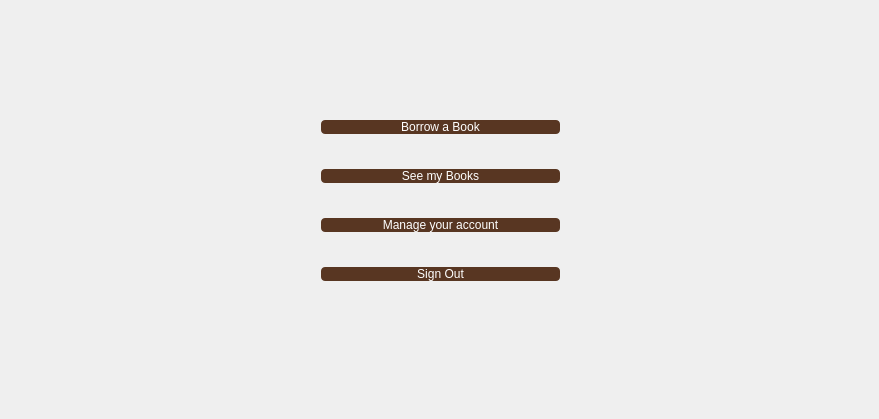
<?xml version="1.0" encoding="UTF-8"?>
<ui version="4.0">
 <class>Account</class>
 <widget class="QDialog" name="Account">
  <property name="geometry">
   <rect>
    <x>0</x>
    <y>0</y>
    <width>879</width>
    <height>419</height>
   </rect>
  </property>
  <property name="windowTitle">
   <string>Account</string>
  </property>
  <widget class="QWidget" name="widget" native="true">
   <property name="geometry">
    <rect>
     <x>0</x>
     <y>0</y>
     <width>891</width>
     <height>421</height>
    </rect>
   </property>
   <property name="styleSheet">
    <string notr="true">#widget{
border-image: url(:/MainWindow/mylibrary.jpg);
  color:white;
}</string>
   </property>
   <widget class="QWidget" name="m" native="true">
    <property name="geometry">
     <rect>
      <x>-30</x>
      <y>0</y>
      <width>901</width>
      <height>431</height>
     </rect>
    </property>
    <property name="styleSheet">
     <string notr="true">#widget_2{
border-image: url(:/MainWindow/logbg.png);
  color:white;
}</string>
    </property>
    <widget class="QWidget" name="layoutWidget">
     <property name="geometry">
      <rect>
       <x>340</x>
       <y>80</y>
       <width>261</width>
       <height>241</height>
      </rect>
     </property>
     <layout class="QVBoxLayout" name="verticalLayout">
      <item>
       <widget class="QPushButton" name="borrowBtn">
        <property name="styleSheet">
         <string notr="true">#borrowBtn{
color:white;
background-color:rgb(88, 54, 34);

border-width:0px;
border-radius:4px;
}

#borrowBtn:hover{
background-color:rgb(99, 60, 52);
}</string>
        </property>
        <property name="text">
         <string>Borrow a Book</string>
        </property>
       </widget>
      </item>
      <item>
       <widget class="QPushButton" name="mybooksBtn">
        <property name="styleSheet">
         <string notr="true">#mybooksBtn{
color:white;
background-color:rgb(88, 54, 34);

border-width:0px;
border-radius:4px;
}

#mybooksBtn:hover{
background-color:rgb(99, 60, 52);
}</string>
        </property>
        <property name="text">
         <string>See my Books</string>
        </property>
       </widget>
      </item>
      <item>
       <widget class="QPushButton" name="manageBtn">
        <property name="styleSheet">
         <string notr="true">#manageBtn{
color:white;
background-color:rgb(88, 54, 34);

border-width:0px;
border-radius:4px;
}

#manageBtn:hover{
background-color:rgb(99, 60, 52);
}</string>
        </property>
        <property name="text">
         <string>Manage your account</string>
        </property>
       </widget>
      </item>
      <item>
       <widget class="QPushButton" name="SignOutBtn">
        <property name="styleSheet">
         <string notr="true">#SignOutBtn{
color:white;
background-color:rgb(88, 54, 34);

border-width:0px;
border-radius:4px;
}

#SignOutBtn:hover{
background-color:rgb(99, 60, 52);
}</string>
        </property>
        <property name="text">
         <string>Sign Out</string>
        </property>
       </widget>
      </item>
     </layout>
    </widget>
   </widget>
  </widget>
 </widget>
 <layoutdefault spacing="6" margin="11"/>
 <resources>
  <include location="mainwindow.qrc"/>
 </resources>
 <connections/>
</ui>
